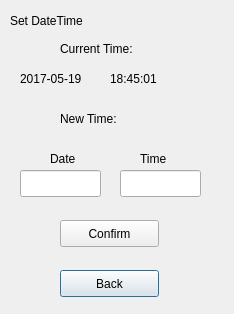
<?xml version="1.0" encoding="UTF-8"?>
<ui version="4.0">
 <class>SetDateTimeDlg</class>
 <widget class="QDialog" name="SetDateTimeDlg">
  <property name="geometry">
   <rect>
    <x>0</x>
    <y>0</y>
    <width>234</width>
    <height>314</height>
   </rect>
  </property>
  <property name="windowTitle">
   <string>Dialog</string>
  </property>
  <widget class="QPushButton" name="btnBack">
   <property name="geometry">
    <rect>
     <x>60</x>
     <y>270</y>
     <width>99</width>
     <height>27</height>
    </rect>
   </property>
   <property name="text">
    <string>Back</string>
   </property>
  </widget>
  <widget class="QLabel" name="label">
   <property name="geometry">
    <rect>
     <x>10</x>
     <y>10</y>
     <width>111</width>
     <height>21</height>
    </rect>
   </property>
   <property name="text">
    <string>Set DateTime</string>
   </property>
  </widget>
  <widget class="QLabel" name="label_2">
   <property name="geometry">
    <rect>
     <x>60</x>
     <y>40</y>
     <width>101</width>
     <height>17</height>
    </rect>
   </property>
   <property name="text">
    <string>Current Time:</string>
   </property>
  </widget>
  <widget class="QLabel" name="labelDate">
   <property name="geometry">
    <rect>
     <x>20</x>
     <y>70</y>
     <width>81</width>
     <height>17</height>
    </rect>
   </property>
   <property name="text">
    <string>2017-05-19</string>
   </property>
  </widget>
  <widget class="QLabel" name="labelTime">
   <property name="geometry">
    <rect>
     <x>110</x>
     <y>70</y>
     <width>101</width>
     <height>17</height>
    </rect>
   </property>
   <property name="text">
    <string>18:45:01</string>
   </property>
  </widget>
  <widget class="QLabel" name="label_5">
   <property name="geometry">
    <rect>
     <x>60</x>
     <y>110</y>
     <width>101</width>
     <height>17</height>
    </rect>
   </property>
   <property name="text">
    <string>New Time:</string>
   </property>
  </widget>
  <widget class="QLineEdit" name="editDate">
   <property name="geometry">
    <rect>
     <x>20</x>
     <y>170</y>
     <width>81</width>
     <height>27</height>
    </rect>
   </property>
   <property name="maxLength">
    <number>8</number>
   </property>
  </widget>
  <widget class="QLineEdit" name="editTime">
   <property name="geometry">
    <rect>
     <x>120</x>
     <y>170</y>
     <width>81</width>
     <height>27</height>
    </rect>
   </property>
   <property name="maxLength">
    <number>6</number>
   </property>
  </widget>
  <widget class="QLabel" name="label_6">
   <property name="geometry">
    <rect>
     <x>50</x>
     <y>150</y>
     <width>67</width>
     <height>17</height>
    </rect>
   </property>
   <property name="text">
    <string>Date</string>
   </property>
  </widget>
  <widget class="QLabel" name="label_7">
   <property name="geometry">
    <rect>
     <x>140</x>
     <y>150</y>
     <width>67</width>
     <height>17</height>
    </rect>
   </property>
   <property name="text">
    <string>Time</string>
   </property>
  </widget>
  <widget class="QPushButton" name="btnConfirm">
   <property name="geometry">
    <rect>
     <x>60</x>
     <y>220</y>
     <width>99</width>
     <height>27</height>
    </rect>
   </property>
   <property name="text">
    <string>Confirm</string>
   </property>
  </widget>
 </widget>
 <resources/>
 <connections/>
</ui>
